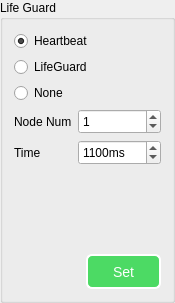
       <widget class="QGroupBox" name="groupBox_4">
        <property name="sizePolicy">
         <sizepolicy hsizetype="Minimum" vsizetype="Preferred">
          <horstretch>0</horstretch>
          <verstretch>0</verstretch>
         </sizepolicy>
        </property>
        <property name="maximumSize">
         <size>
          <width>150</width>
          <height>16777215</height>
         </size>
        </property>
        <property name="title">
         <string>Life Guard</string>
        </property>
        <layout class="QGridLayout" name="gridLayout_19">
         <item row="0" column="0">
          <widget class="QRadioButton" name="radiob_heartBeat">
           <property name="text">
            <string>Heartbeat</string>
           </property>
           <property name="checked">
            <bool>true</bool>
           </property>
          </widget>
         </item>
         <item row="1" column="0">
          <widget class="QRadioButton" name="dataFrame_3">
           <property name="text">
            <string>LifeGuard</string>
           </property>
           <property name="checked">
            <bool>false</bool>
           </property>
          </widget>
         </item>
         <item row="2" column="0">
          <widget class="QRadioButton" name="dataFrame_4">
           <property name="text">
            <string>None</string>
           </property>
           <property name="checked">
            <bool>false</bool>
           </property>
          </widget>
         </item>
         <item row="3" column="0">
          <layout class="QGridLayout" name="gridLayout_7">
           <item row="0" column="0">
            <widget class="QLabel" name="rawFilterLabel_3">
             <property name="text">
              <string>Node Num</string>
             </property>
            </widget>
           </item>
           <item row="0" column="1">
            <widget class="QSpinBox" name="spinBox_nodeNum">
             <property name="minimumSize">
              <size>
               <width>0</width>
               <height>25</height>
              </size>
             </property>
             <property name="maximum">
              <number>127</number>
             </property>
             <property name="value">
              <number>1</number>
             </property>
            </widget>
           </item>
           <item row="1" column="0">
            <widget class="QLabel" name="rawFilterLabel_6">
             <property name="text">
              <string>Time</string>
             </property>
            </widget>
           </item>
           <item row="1" column="1">
            <widget class="QSpinBox" name="spinBox_guardTime">
             <property name="minimumSize">
              <size>
               <width>0</width>
               <height>25</height>
              </size>
             </property>
             <property name="suffix">
              <string>ms</string>
             </property>
             <property name="maximum">
              <number>999999999</number>
             </property>
             <property name="singleStep">
              <number>1000</number>
             </property>
             <property name="value">
              <number>1100</number>
             </property>
            </widget>
           </item>
          </layout>
         </item>
         <item row="4" column="0">
          <spacer name="verticalSpacer_6">
           <property name="orientation">
            <enum>Qt::Vertical</enum>
           </property>
           <property name="sizeHint" stdset="0">
            <size>
             <width>20</width>
             <height>83</height>
            </size>
           </property>
          </spacer>
         </item>
         <item row="5" column="0">
          <layout class="QHBoxLayout" name="horizontalLayout_11">
           <item>
            <spacer name="horizontalSpacer_9">
             <property name="orientation">
              <enum>Qt::Horizontal</enum>
             </property>
             <property name="sizeHint" stdset="0">
              <size>
               <width>107</width>
               <height>20</height>
              </size>
             </property>
            </spacer>
           </item>
           <item>
            <widget class="QPushButton" name="pushButton_guardSet">
             <property name="sizePolicy">
              <sizepolicy hsizetype="Minimum" vsizetype="Fixed">
               <horstretch>0</horstretch>
               <verstretch>0</verstretch>
              </sizepolicy>
             </property>
             <property name="minimumSize">
              <size>
               <width>75</width>
               <height>35</height>
              </size>
             </property>
             <property name="maximumSize">
              <size>
               <width>16777215</width>
               <height>35</height>
              </size>
             </property>
             <property name="styleSheet">
              <string notr="true">QPushButton{
    background-color: rgb(76, 218, 100);
	border-style: outset;
    border-width: 2px;
	border-radius: 6px;
    color: white;
	font-size: 14px;
}

QPushButton:hover{
    background-color: rgb(110, 230, 120);
}

QPushButton:pressed{
    background-color: rgb(50, 200, 80);
}

QPushButton:disabled{
    background-color: gray;
}</string>
             </property>
             <property name="text">
              <string>Set</string>
             </property>
            </widget>
           </item>
          </layout>
         </item>
        </layout>
       </widget>
